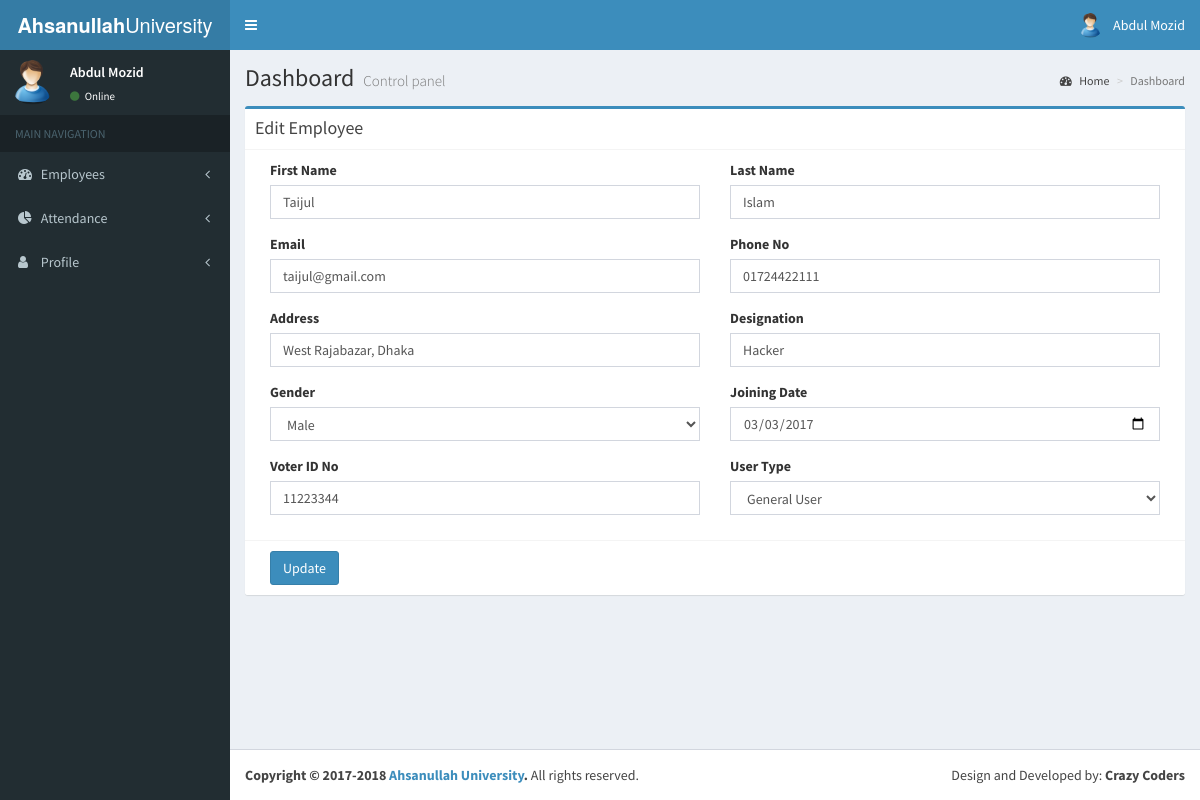
Screenshot of /emp_edit_employee.php?id=1078611 (signed in) with the database file from the repository.
### tables this page shows
CREATE TABLE `employee` (
  `id` int(10) NOT NULL AUTO_INCREMENT,
  `first_name` varchar(100) DEFAULT NULL,
  `last_name` varchar(100) DEFAULT NULL,
  `email` varchar(100) DEFAULT NULL,
  `phone_no` varchar(11) DEFAULT NULL,
  `address` varchar(200) DEFAULT NULL,
  `designation` varchar(100) DEFAULT NULL,
  `gender` varchar(10) DEFAULT NULL,
  `joining_date` date DEFAULT NULL,
  `voter_id` varchar(20) DEFAULT NULL,
  `user_type` int(2) DEFAULT NULL,
  `password` varchar(50) DEFAULT NULL,
  `update_by` int(10) DEFAULT NULL,
  `insert_datetime` datetime DEFAULT NULL,
  PRIMARY KEY (`id`)
);

CREATE TABLE `user_type` (
  `id` int(2) NOT NULL AUTO_INCREMENT,
  `type` varchar(40) DEFAULT NULL,
  PRIMARY KEY (`id`)
);

### emp_edit_employee.php (the view, shortened to what this page needs)
<?php
if (!empty($_GET)) {
    $id = $_GET['id']/359537;
    $query = mysql_query("select * from employee where id='$id'");
    $row = mysql_fetch_array($query);
}
?>
<!DOCTYPE html>
<html>
    <head>
        <?php include 'shared/csslinks.php'; ?>
    </head>
    <body class="hold-transition skin-blue sidebar-mini">
        <div class="wrapper">
            <?php include "shared/header.php"; ?>
            <?php include "shared/navbar.php"; ?>
            <div class="content-wrapper">
                <section class="content-header">
                    <h1>
                        Dashboard
                        <small>Control panel</small>
                    </h1>
                    <ol class="breadcrumb">
                        <li><a href="#"><i class="fa fa-dashboard"></i> Home</a></li>
                        <li class="active">Dashboard</li>
                    </ol>
                </section>
                <section class="content">
                    <div class="row">
                        <div class="col-md-12">
                            <div class="box box-primary">
                                <div class="box-header with-border">
                                    <h3 class="box-title">Edit Employee</h3>
                                </div>
                                <form action="" method="POST" id="contact_form">
                                    <div class="box-body">
                                        <div class="col-md-6">
                                            <div class="form-group">
                                                <label for="fname">First Name</label>
                                                <input type="text" class="form-control" id="fname" name="fname" value="<?php echo $row['first_name']; ?>" placeholder="First Name">
                                            </div>
                                        </div>
                                        <div class="col-md-6">
                                            <div class="form-group">
                                                <label for="lname">Last Name</label>
                                                <input type="text" class="form-control" id="lname" name="lname" value="<?php echo $row['last_name']; ?>" placeholder="Last Name">
                                            </div>
                                        </div>
                                        <div class="col-md-6">
                                            <div class="form-group">
                                                <label for="email">Email</label>
                                                <input type="email" class="form-control" id="email" name="email" value="<?php echo $row['email']; ?>" placeholder="Enter email">
                                            </div>
                                        </div>
                                        <div class="col-md-6">
                                            <div class="form-group">
                                                <label for="phone_no">Phone No</label>
                                                <input type="number" class="form-control" id="phone_no" name="phone_no" value="<?php echo $row['phone_no']; ?>" placeholder="Phone No">
                                            </div>
                                        </div>
                                        <div class="col-md-6">
                                            <div class="form-group">
                                                <label for="address">Address</label>
                                                <input type="text" class="form-control" id="address" name="address" value="<?php echo $row['address']; ?>" placeholder="Address">
                                            </div>
                                        </div>
                                        <div class="col-md-6">
                                            <div class="form-group">
                                                <label for="designation">Designation</label>
                                                <input type="text" class="form-control" id="designation" name="designation" value="<?php echo $row['designation']; ?>" placeholder="Designation">
                                            </div>
                                        </div>
                                        <div class="col-md-6">
                                            <div class="form-group">
                                                <label for="gender">Gender</label>
                                                <select class="form-control" name="gender" id="gender">
                                                    <option value="Male"<?php if($row['gender']=='Male'){echo "selected";}?>>Male</option>
                                                </select>
                                            </div>
                                        </div>
                                        <div class="col-md-6">
                                            <div class="form-group">
                                                <label for="joining_date">Joining Date</label>
                                                <input type="date" class="form-control" id="joining_date" name="joining_date" value="<?php echo $row['joining_date']; ?>" placeholder="Joining Date">
                                            </div>
                                        </div>
                                        <div class="col-md-6">
                                            <div class="form-group">
                                                <label for="voter_id">Voter ID No</label>
                                                <input type="number" class="form-control" id="voter_id" name="voter_id" value="<?php echo $row['voter_id']; ?>" placeholder="Voter ID No">
                                            </div>
                                        </div>
                                        <div class="col-md-6">
                                            <div class="form-group">
                                                <label for="user_type">User Type</label>
                                                <select class="form-control" id="user_type" name="user_type">
                                                    <?php
                                                    $query = mysql_query("select * from user_type order by id asc");
                                                    while ($row2 = mysql_fetch_array($query)) {
                                                        ?>
                                                        <option value="<?= $row2['id']; ?>" <?php if ($row['user_type'] == $row2['id']) {
                                                        echo "selected";
                                                    } ?>><?= $row2['type']; ?></option>
<?php } ?>
                                                </select>
                                            </div>
                                        </div>
                                    </div>
                                    <div class="box-footer">
                                        <div class="col-md-12">
                                            <input type="submit" class="btn btn-primary" name="save" value="Update">
                                        </div>
                                    </div>
                                </form>
                            </div>
                        </div>
                    </div>
                </section>
            </div>
<?php include "shared/footer.php"; ?>
        </div>
    </body>
</html>

### rows the page displays
employee: fname "Taijul", lname "Islam", email "taijul@gmail.com", phone_no "01724422111", address "West Rajabazar, Dhaka", designation "Hacker", gender "Male", joining_date "03/03/2017", voter_id "11223344", user_type "General User"

### other values shown
$_SESSION['name'] "Abdul Mozid"
